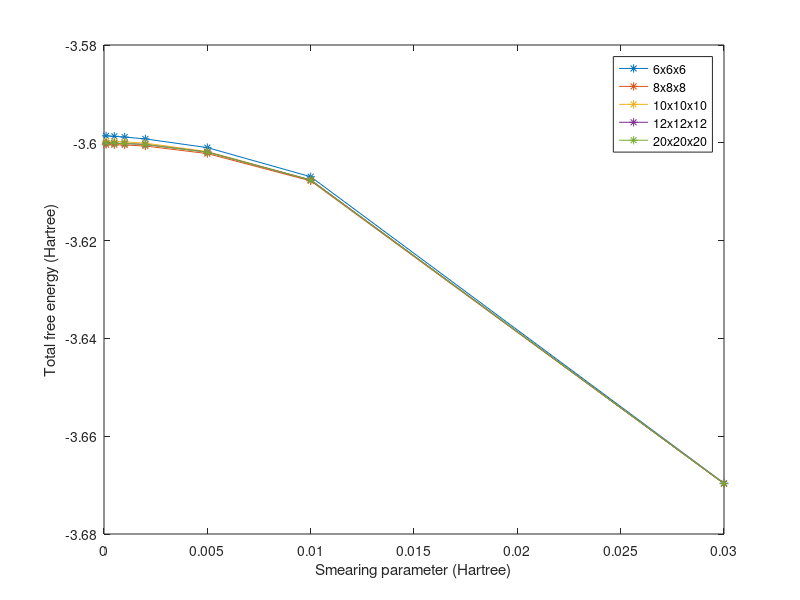
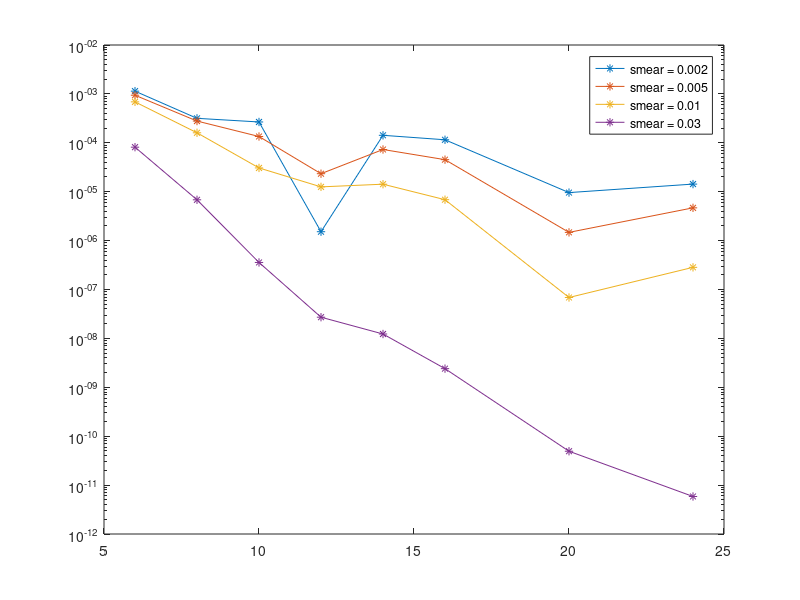

These figures' MATLAB source, in order: (Note: this script raises an error after producing the figures.)
%close all; clear; clc;

%% occopt 3

% %tsmear 0.001
% kpoint = [6 8 10 12 14];
% internal_energy = [-3.59848551081973 -3.60031113913207 -3.59959980679520 -3.60001131819173 -3.60010202040313];
% total_energy = [-3.5988259287 -3.6004483307 -3.5998001401 -3.6001402749 -3.6002630237];
% 
% scatter(kpoint,internal_energy);
% hold on;
% scatter(kpoint,total_energy);

% %tsmear 0.005
% kpoint = [6 8 10 12 14];
% internal_energy = [-3.59697563784254 -3.59853148481066 -3.59784427532290 -3.59813938800640 -3.59833835552651];
% total_energy = [-3.60098427662988 -3.60220296987386 -3.60178982724212 -3.60190109968975 -3.60199738305048];
% estimated_energy = 0.5*(internal_energy+total_energy);
% 
% scatter(kpoint,internal_energy);
% hold on;
% scatter(kpoint,estimated_energy);

%% occopt 3

% kpoint 6 6 6
tsmear = [1e-4 5e-4 1e-3 2e-3 5e-3 1e-2 3e-2];
internal_energy = [-3.59857026836915 -3.59853640735226 -3.59848551081973 -3.59837286658797 -3.59697563784254 -3.59109835956858 -3.52977915003191];
total_energy = [-3.59858544246396 -3.59867125794758 -3.59882592868842 -3.59920542978182 -3.60098427662988 -3.60693389660479 -3.66960413629977];
entropy_energy = total_energy - internal_energy;
estimated_energy = 0.5*(internal_energy+total_energy);

plot(tsmear,total_energy,'*-');
hold on;
%plot(tsmear(1:3),estimated_energy(1:3),'<-');
hold on;

% kpoint 8 8 8
tsmear = [1e-4 5e-4 1e-3 2e-3 5e-3 1e-2 3e-2];
internal_energy = [-3.60038082356739 -3.60036315836355 -3.60031113913207 -3.60008143801846 -3.59853148481065 -3.59269818796253 -3.53020143403574];
total_energy = [-3.60038192902765 -3.60039695547015 -3.60044833072282 -3.60066014599658 -3.60220296987385 -3.60778163154018 -3.66969237014358];
entropy_energy = total_energy - internal_energy;
estimated_energy = 0.5*(internal_energy+total_energy);

plot(tsmear,total_energy,'*-');
hold on;
%plot(tsmear(1:3),estimated_energy(1:3),'<-');
hold on;

% kpoint 10 10 10
tsmear = [1e-4 5e-4 1e-3 2e-3 5e-3 1e-2 3e-2];
internal_energy = [-3.59967997750079 -3.59965894901561 -3.59959980679519 -3.59937391923955 -3.59784427532290 -3.59219038353383 -3.53015875921485];
total_energy = [-3.59968404949309 -3.59971978689196 -3.59980014011325 -3.60007681000873 -3.60178982724213 -3.60759077420232 -3.66968518261863];
entropy_energy = total_energy - internal_energy;
estimated_energy = 0.5*(internal_energy+total_energy);

plot(tsmear,total_energy,'*-');
hold on;
%plot(tsmear(1:3),estimated_energy(1:3),'<-');
hold on;

% kpoint 12 12 12
tsmear = [1e-4 5e-4 1e-3 2e-3 5e-3 1e-2 3e-2];
internal_energy = [-3.60007185380157 -3.60006061318182 -3.60001131819173 -3.59977917565307 -3.59813938800640 -3.59227604291274 -3.53016064112989];
total_energy = [-3.60007481612057 -3.60009264176085 -3.60014027493762 -3.60034506267394 -3.60190109968975 -3.60760884746863 -3.66968551281202];
entropy_energy = total_energy - internal_energy;
estimated_energy = 0.5*(internal_energy+total_energy);

plot(tsmear,total_energy,'*-');
hold on;
%plot(tsmear(1:3),estimated_energy(1:3),'<-');
hold on;

% kpoint 20 20 20
tsmear = [1e-4 5e-4 1e-3 2e-3 5e-3 1e-2 3e-2];
internal_energy = [-3.60006043628547 -3.60004115178380 -3.59998398568352 -3.59975920104008 -3.59816496779757 -3.59231518633469 -3.53016099741866];
total_energy = [-3.60006133718379 -3.60007648278132 -3.60013124489052 -3.60035313283901 -3.60192590946590 -3.60762133366637 -3.66968553990843];
entropy_energy = total_energy - internal_energy;
estimated_energy = 0.5*(internal_energy+total_energy);

plot(tsmear,total_energy,'*-');
hold on;
%plot(tsmear(1:3),estimated_energy(1:3),'<-');

xlabel('Smearing parameter (Hartree)');
ylabel('Total free energy (Hartree)');
legend('6x6x6','8x8x8','10x10x10','12x12x12','20x20x20');

%% occopt 6

% % kpoint 8 8 8
% tsmear = [1e-4 5e-4 1e-3 2e-3 5e-3 1e-2 3e-2];
% internal_energy = [-3.60038086787643 -3.60038220903460 -3.60038195532852 -3.60037809673894 -3.60041756226248 -3.60030866389924 -3.60090185242645];
% total_energy = [-3.60038103656585 -3.60038127681367 -3.60038037982845 -3.60037907508159 -3.60036810615999 -3.60035482323657 -3.60012578937789];
% entropy_energy = total_energy - internal_energy;
% estimated_energy = 0.5*(internal_energy+total_energy);
% 
% plot(tsmear,total_energy,'*-');
% hold on;
% %plot(tsmear(1:3),estimated_energy(1:3),'<-');
% hold on;
% 
% % kpoint 10 10 10
% tsmear = [1e-4 5e-4 1e-3 2e-3 5e-3 1e-2 3e-2];
% internal_energy = [-3.59968120049443 -3.59968087012338 -3.59967753522146 -3.59967462386689 -3.59966388928386 -3.59966245318159 -3.60018379652100];
% total_energy = [-3.59968150424211 -3.59968173835648 -3.59968401299126 -3.59969144684819 -3.59972395680457 -3.59978516534358 -3.59987919204766];
% entropy_energy = total_energy - internal_energy;
% estimated_energy = 0.5*(internal_energy+total_energy);
% 
% plot(tsmear,total_energy,'*-');
% hold on;
% %plot(tsmear(1:3),estimated_energy(1:3),'<-');
% hold on;
% 
% % % kpoint 12 12 12
% % tsmear = [1e-4 5e-4 1e-3 2e-3 5e-3 1e-2 3e-2];
% % internal_energy = [];
% % total_energy = [];
% % entropy_energy = total_energy - internal_energy;
% % estimated_energy = 0.5*(internal_energy+total_energy);
% % 
% % plot(tsmear,total_energy,'*-');
% % hold on;
% % %plot(tsmear(1:3),estimated_energy(1:3),'<-');
% % hold on;
% 
% % kpoint 20 20 20
% tsmear = [1e-4 5e-4 1e-3 2e-3 5e-3 1e-2 3e-2];
% internal_energy = [-3.60006089240605 -3.60006139656401 -3.60006239445033 -3.60005829613720 -3.60006174680470 -3.60006242167302 -3.60032928921104];
% total_energy = [-3.60006089240605 -3.60006139656401 -3.60005931101595 -3.60005744992582 -3.60005635596903 -3.60004895033641 -3.59990678280719];
% entropy_energy = total_energy - internal_energy;
% estimated_energy = 0.5*(internal_energy+total_energy);
% 
% plot(tsmear,total_energy,'*-');
% hold on;
% %plot(tsmear(1:3),estimated_energy(1:3),'<-');
% hold on;
% 
% legend('8','10','12','20');


%% occopt 3
figure(2);
internal_energy6 = [-3.59837286658797 -3.59697563784254 -3.59109835956858 -3.52977915003191];
total_energy6 = [-3.59920542978182 -3.60098427662988 -3.60693389660479 -3.66960413629977];
internal_energy8 = [-3.60008143801846 -3.59853148481065 -3.59269818796253 -3.53020143403574];
total_energy8 = [-3.60066014599658 -3.60220296987385 -3.60778163154018 -3.66969237014358];
internal_energy10 = [-3.59937391923955 -3.59784427532290 -3.59219038353383 -3.53015875921485];
total_energy10 = [-3.60007681000873 -3.60178982724213 -3.60759077420232 -3.66968518261863];
internal_energy12 = [-3.59977917565307 -3.59813938800640 -3.59227604291274 -3.53016064112989];
total_energy12 = [-3.60034506267394 -3.60190109968975 -3.60760884746863 -3.66968551281202];
internal_energy14 = [-3.59991192018554 -3.59833835552652 -3.59237792018002 -3.53016114707412];
total_energy14 = [-3.60048586793464 -3.60199738305048 -3.60763564368595 -3.66968555226134];
internal_energy16 = [-3.59957020300005 -3.59803249340258 -3.59228159357322 -3.53016096659053];
total_energy16 = [-3.60022822773972 -3.60187923771949 -3.60761453875450 -3.66968553755058];
internal_energy20 = [-3.59975920104008 -3.59816496779757 -3.59231518633469 -3.53016099741866];
total_energy20 = [-3.60035313283901 -3.60192590946590 -3.60762133366637 -3.66968553990843];
internal_energy24 = [-3.59976438827715 -3.59817313261287 -3.59231731794972 -3.53016099755200];
total_energy24 = [-3.60035785454596 -3.60192911375112 -3.60762168623515 -3.66968553995186];
internal_energy30 = [-3.59974349952228 -3.59815711174473 -3.59231532018947 -3.53016099747418];
total_energy30 = [-3.60034354353764 -3.60192443625309 -3.60762140230361 -3.66968553995771];

kpoint = [6 8 10 12 14 16 20 24];
matrix = [abs(total_energy6 - total_energy30);
    abs(total_energy8 - total_energy30);
    abs(total_energy10 - total_energy30);
    abs(total_energy12 - total_energy30);
    abs(total_energy14 - total_energy30);
    abs(total_energy16 - total_energy30);
    abs(total_energy20 - total_energy30);
    abs(total_energy24 - total_energy30)];
semilogy(kpoint,matrix(:,1),'*-');
hold on;
semilogy(kpoint,matrix(:,2),'*-');
hold on;
semilogy(kpoint,matrix(:,3),'*-');
hold on;
semilogy(kpoint,matrix(:,4),'*-');
l = legend('smear = 0.002','smear = 0.005','smear = 0.01','smear = 0.03');
l.Location = 'Southwest';
xlabel('kpoint grid');
ylabel('Total free energy error (Hartree)');
grid on;